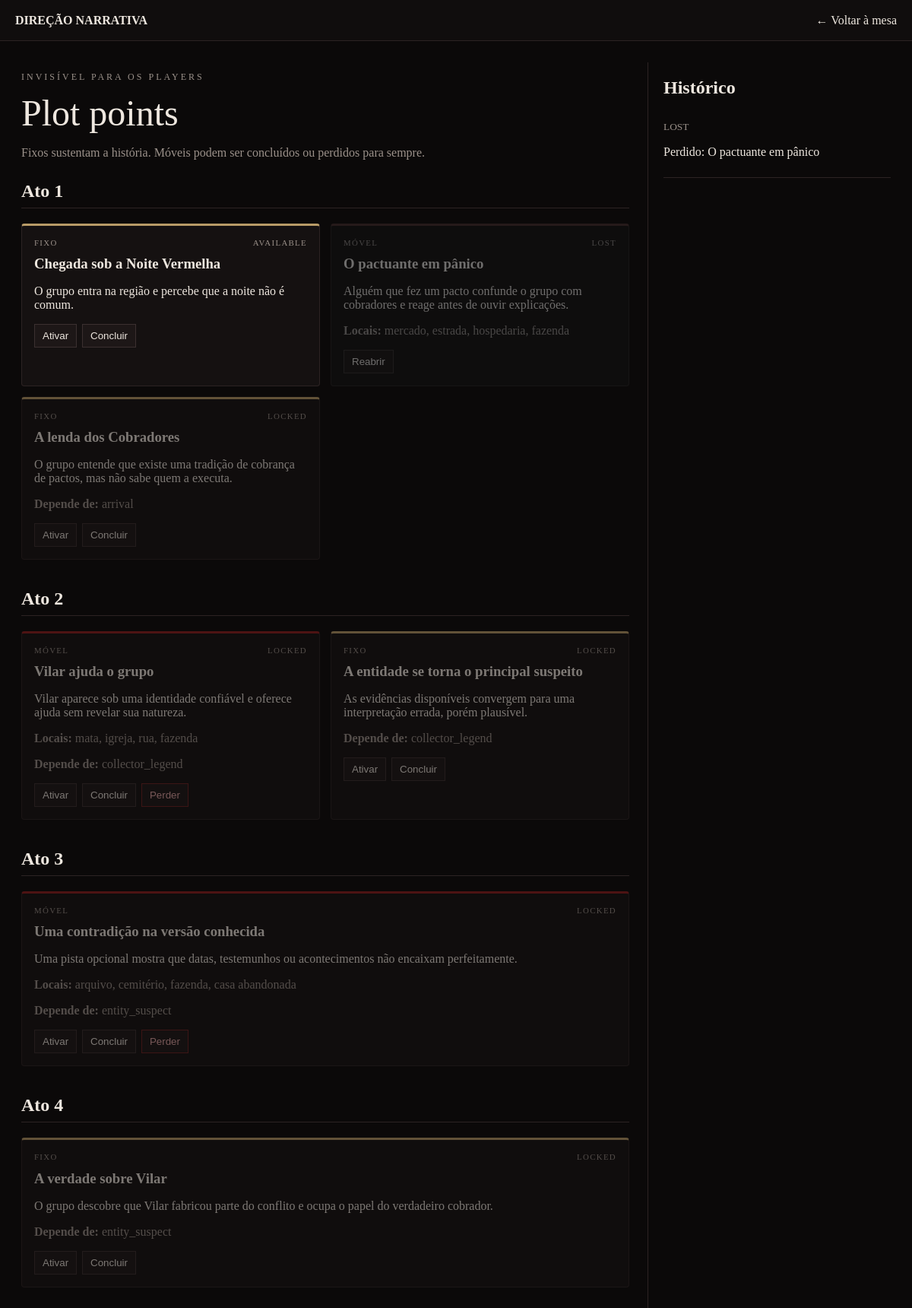
/narrative/1/gm, run on the app's committed database.
### app/models.py (models this page shows)
class PlotPoint(Base):
    __tablename__ = "plot_points"
    id: Mapped[int] = mapped_column(primary_key=True)
    campaign_id: Mapped[int] = mapped_column(ForeignKey("campaigns.id", ondelete="CASCADE"))
    code: Mapped[str] = mapped_column(String(80))
    title: Mapped[str] = mapped_column(String(180))
    description: Mapped[str] = mapped_column(Text, default="")
    act: Mapped[int] = mapped_column(Integer, default=1)
    point_type: Mapped[str] = mapped_column(String(20), default="mobile")  # fixed | mobile
    status: Mapped[str] = mapped_column(String(20), default="available")  # locked | available | active | completed | lost
    gm_notes: Mapped[str] = mapped_column(Text, default="")
    player_reveal: Mapped[str] = mapped_column(Text, default="")
    possible_locations: Mapped[list] = mapped_column(JSON, default=list)
    prerequisites: Mapped[list] = mapped_column(JSON, default=list)
    consequences: Mapped[dict] = mapped_column(JSON, default=dict)
    can_be_lost: Mapped[bool] = mapped_column(Boolean, default=True)
    sort_order: Mapped[int] = mapped_column(Integer, default=0)
    resolved_at: Mapped[Optional[datetime]] = mapped_column(DateTime, nullable=True)

class NarrativeLog(Base):
    __tablename__ = "narrative_log"
    id: Mapped[int] = mapped_column(primary_key=True)
    campaign_id: Mapped[int] = mapped_column(ForeignKey("campaigns.id", ondelete="CASCADE"))
    plot_point_id: Mapped[Optional[int]] = mapped_column(ForeignKey("plot_points.id", ondelete="SET NULL"), nullable=True)
    event_type: Mapped[str] = mapped_column(String(40))
    text: Mapped[str] = mapped_column(Text, default="")
    is_player_visible: Mapped[bool] = mapped_column(Boolean, default=False)
    created_at: Mapped[datetime] = mapped_column(DateTime, server_default=func.now())

### app/routes/narrative.py (the view)
@router.get("/{campaign_id}/gm", response_class=HTMLResponse, include_in_schema=False)
def gm_panel(campaign_id: int, request: Request, db: Session = Depends(get_db), user: User = Depends(get_current_user)):
    _gm_only(user)
    _unlock_ready(db, campaign_id)
    campaign = db.get(Campaign, campaign_id)
    if not campaign:
        raise HTTPException(404, "Campanha não encontrada")
    points = db.query(PlotPoint).filter(PlotPoint.campaign_id == campaign_id).order_by(PlotPoint.act, PlotPoint.sort_order, PlotPoint.id).all()
    logs = db.query(NarrativeLog).filter(NarrativeLog.campaign_id == campaign_id).order_by(NarrativeLog.id.desc()).limit(20).all()
    return templates.TemplateResponse("narrative_gm.html", {"request": request, "user": user, "campaign": campaign, "points": points, "logs": logs})

### app/templates/narrative_gm.html (shortened to what this page needs)
<!doctype html>
<html lang="pt-BR">
<head>
  <link rel="stylesheet" href="/static/css/app.css">
</head>
<body>
<header class="topbar"><strong>DIREÇÃO NARRATIVA</strong><span><a href="/table/{{ campaign.id }}">← Voltar à mesa</a></span></header>
<main class="narrative-shell">
  <section>
    <p class="eyebrow">INVISÍVEL PARA OS PLAYERS</p>
    <h1 class="narrative-title">Plot points</h1>
    <p class="muted">Fixos sustentam a história. Móveis podem ser concluídos ou perdidos para sempre.</p>
    {% for act in range(1, 8) %}
      {% set act_points = points|selectattr('act','equalto',act)|list %}
      {% if act_points %}
      <div class="act-block">
        <h2>Ato {{ act }}</h2>
        <div class="plot-grid">
        {% for p in act_points %}
          <article class="plot-card {{ p.point_type }} status-{{ p.status }}">
            <div class="plot-meta"><span>{{ 'FIXO' if p.point_type == 'fixed' else 'MÓVEL' }}</span><span>{{ p.status|upper }}</span></div>
            <h3>{{ p.title }}</h3>
            <p>{{ p.description }}</p>
            {% if p.possible_locations %}<p class="small"><b>Locais:</b> {{ p.possible_locations|join(', ') }}</p>{% endif %}
            {% if p.prerequisites %}<p class="small"><b>Depende de:</b> {{ p.prerequisites|join(', ') }}</p>{% endif %}
            <form method="post" action="/narrative/{{ campaign.id }}/plot/{{ p.id }}/status" class="plot-actions">
              {% if p.status not in ['completed','lost'] %}
                <button name="status" value="active">Ativar</button>
                <button name="status" value="completed">Concluir</button>
                {% if p.point_type == 'mobile' and p.can_be_lost %}<button class="danger" name="status" value="lost">Perder</button>{% endif %}
              {% else %}
                <button name="status" value="available">Reabrir</button>
              {% endif %}
            </form>
          </article>
        {% endfor %}
        </div>
      </div>
      {% endif %}
    {% endfor %}
  </section>
  <aside class="narrative-log">
    <h2>Histórico</h2>
    {% for log in logs %}<div class="log-row"><small>{{ log.event_type }}</small><p>{{ log.text }}</p></div>{% else %}<p class="muted">Nenhum evento ainda.</p>{% endfor %}
  </aside>
</main>
</body>
</html>

### app/static/css/app.css (style rules this page uses)
:root { color-scheme: dark; --bg:#0b0909; --panel:#151111; --ink:#eee7df; --muted:#9b918a; --blood:#8f1d1d; --line:#2c2323; }
* { box-sizing:border-box; }
body { margin:0; font-family:Georgia,serif; background:var(--bg); color:var(--ink); }
.eyebrow { letter-spacing:.25em; color:var(--muted); font-size:.75rem; }
h1 { font-size:clamp(3rem,8vw,7rem); margin:.25rem 0 1.5rem; font-weight:500; }
.topbar { height:54px; display:flex; align-items:center; justify-content:space-between; padding:0 20px; border-bottom:1px solid var(--line); background:#100d0d; }
.topbar a { color:var(--ink); text-decoration:none; }
.muted,.small { color:var(--muted); }
.narrative-shell { display:grid; grid-template-columns:minmax(0,1fr) 320px; gap:24px; padding:28px; }
.narrative-title { font-size:3rem; margin:.2rem 0; }
.act-block { margin:28px 0 38px; }
.act-block h2 { border-bottom:1px solid var(--line); padding-bottom:8px; }
.plot-grid { display:grid; grid-template-columns:repeat(auto-fit,minmax(270px,1fr)); gap:14px; }
.plot-card { border:1px solid var(--line); background:var(--panel); padding:16px; border-radius:4px; }
.plot-card.fixed { border-top:3px solid #b89b67; }
.plot-card.mobile { border-top:3px solid var(--blood); }
.plot-card.status-lost { opacity:.45; filter:grayscale(.8); }
.plot-card.status-locked { opacity:.5; }
.plot-meta { display:flex; justify-content:space-between; font-size:.68rem; letter-spacing:.12em; color:var(--muted); }
.plot-card h3 { margin:.7rem 0; }
.plot-actions { display:flex; flex-wrap:wrap; gap:7px; margin-top:14px; }
.plot-actions button { background:#1d1717; color:var(--ink); border:1px solid #3b3030; padding:7px 10px; cursor:pointer; }
.plot-actions .danger { border-color:#6d2222; color:#e5a7a7; }
.narrative-log { border-left:1px solid var(--line); padding-left:20px; }
.log-row { border-bottom:1px solid var(--line); padding:8px 0; }
.log-row small { color:var(--muted); text-transform:uppercase; }

### data on the page
PlotPoint: point_type "FIXO", status "AVAILABLE", title "Chegada sob a Noite Vermelha", description "O grupo entra na região e percebe que a noite não é comum.", shows "Ativar"
PlotPoint: point_type "MÓVEL", status "LOST", title "O pactuante em pânico", description "Alguém que fez um pacto confunde o grupo com cobradores e reage antes de ouvir explicações.", possible_locations "mercado, estrada, hospedaria, fazenda", shows "Reabrir"
PlotPoint: point_type "FIXO", status "LOCKED", title "A lenda dos Cobradores", description "O grupo entende que existe uma tradição de cobrança de pactos, mas não sabe quem a executa.", prerequisites "arrival", shows "Ativar"
PlotPoint: point_type "MÓVEL", status "LOCKED", title "Vilar ajuda o grupo", description "Vilar aparece sob uma identidade confiável e oferece ajuda sem revelar sua natureza.", possible_locations "mata, igreja, rua, fazenda", prerequisites "collector_legend", shows "Ativar", can_be_lost "Perder"
PlotPoint: point_type "FIXO", status "LOCKED", title "A entidade se torna o principal suspeito", description "As evidências disponíveis convergem para uma interpretação errada, porém plausível.", prerequisites "collector_legend", shows "Ativar"
PlotPoint: point_type "MÓVEL", status "LOCKED", title "Uma contradição na versão conhecida", description "Uma pista opcional mostra que datas, testemunhos ou acontecimentos não encaixam perfeitamente.", possible_locations "arquivo, cemitério, fazenda, casa abandonada", prerequisites "entity_suspect", shows "Ativar", can_be_lost "Perder"
PlotPoint: point_type "FIXO", status "LOCKED", title "A verdade sobre Vilar", description "O grupo descobre que Vilar fabricou parte do conflito e ocupa o papel do verdadeiro cobrador.", prerequisites "entity_suspect", shows "Ativar"
NarrativeLog: event_type "LOST", text "Perdido: O pactuante em pânico"

### other printed values
{{ act }} "1" "2" "3" "4"
